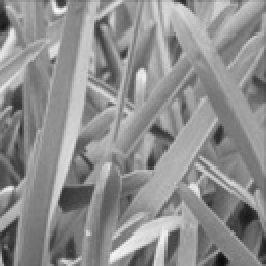
%> input picture HW2- Spatial Filtering/2/code/grass.png, 133 x 133 px (shown 2 times larger)
$ octave myMainScript.m   (GNU Octave 9; MATLAB toolbox functions it lacks are replaced by stand-ins)
%> lines starting %> are read from the running program, lines starting %| are printed output that depends on the picture
### HW2- Spatial Filtering/2/code/myBilateralFiltering.m
% Author - Aakash
% Question 2)

%% myBilateralFiltering
function [output,spatialimg,noisyimg,RMSD] = myBilateralFiltering(img,mu_n,sigma_n,window_size,sigma_s,sigma_i)
%> called with mu_n = 0, sigma_n = 0.05, window_size = 3, sigma_s = 0.9, sigma_i = 0.15

    [d1,d2,d3] = size(img);
%> d1 = 133; d2 = 133; d3 = 1

    %% Adding Noise

    noise = mu_n + (sigma_n)*randn(d1);

    noisyimg = img + noise;
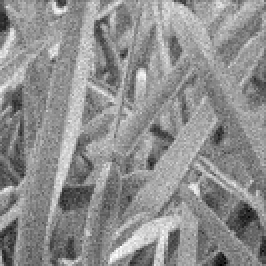
%> noisyimg: size 133x133 double (shown 2 times larger); min -0.0516, max 1.03, mean 0.557; drawn with min black and max white

    %% Bilateral Filtering

    output = zeros(size(noisyimg));

    % Domain filter

    [x, y] = meshgrid(-window_size:window_size,-window_size:window_size);

    spatial_filter=exp(-(x.^2+y.^2)/(2*sigma_s^2))/(sqrt(2*pi*(sigma_s^2)));

    spatialimg = mat2gray(spatial_filter);

    % Intensity filter

    for i=1:d1
        for j=1:d2

            I = noisyimg(i,j);

            %Adjusting the window size
            xmin = max(i-window_size,1);
            xmax = min(i+window_size,d1);
            ymin = max(j-window_size,1);
            ymax = min(j+window_size,d2);

            I_window = noisyimg(xmin:xmax,ymin:ymax);

            intensity_filter = exp(-double(I_window - I).^2/(2*sigma_i^2))/(sqrt(2*pi*(sigma_i^2)));

            BilateralFilter = intensity_filter.*spatial_filter((xmin:xmax)-i+window_size+1,(ymin:ymax)-j+window_size+1);

            norm = sum(sum(BilateralFilter));

            output(i,j) = sum(sum(BilateralFilter.*double(I_window)))/norm;
        end
    end

    %% RMS difference

    difference = output - img;
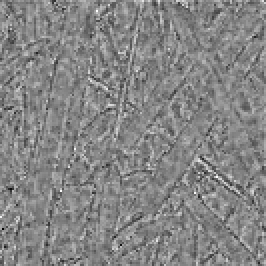
%> difference: size 133x133 double (shown 2 times larger); min -0.171, max 0.155, mean -0.000542; drawn with min black and max white
    RMSD = sum(sum(sqrt((difference.^2)/(d1*d2))));
%> RMSD = 3.11

    noisyimg = im2uint8(noisyimg);
%> noisyimg: size 133x133 uint8
    output = im2uint8(output);
%> output: size 133x133 uint8

end

### HW2- Spatial Filtering/2/code/myMainScript.m
%% MyMainScript

tic;
%% Q2)
%% Reading the image
%% Grass Image
img1 = im2double(imread('grass.png'));

mu_n1 = 0;
sigma_n1 = 0.05;

window_size1 = 3;

sigma_s1 = 0.9;
% sigma_s1 = 0.9*0.9;
% sigma_s1 = 1.1*0.9;

sigma_i1 = 0.15;
% sigma_i1 = 0.15*0.9;
% sigma_i1 = 0.15*1.1;

[output1,spatialimg1,noisyimg1,RMSD1] = myBilateralFiltering(img1,mu_n1,sigma_n1,window_size1,sigma_s1,sigma_i1);
%> spatialimg1 = [0 0.000312 0.00207 0.00385 0.00207 0.000312 0; 0.000312 0.00715 0.0457 0.0846 0.0457 0.00715 0.000312; 0.00207 0.0457 0.291 0.539 0.291 0.0457 0.00207; 0.00385 0.0846 0.539 1 0.539 0.0846 0.00385; 0.00207 0.0457 0.291 0.539 0.291 0.0457 0.00207; 0.000312 0.00715 0.0457 0.0846 0.0457 0.00715 0.000312; 0 0.000312 0.00207 0.00385 0.00207 0.000312 0]; RMSD1 = 3.11

img1 = im2uint8(img1);
%> img1 is the input picture: size 133x133 uint8; min 12, max 250, mean 142.3

%% HoneyComb Image
img2 = im2double(imread('honeyCombReal.png'));
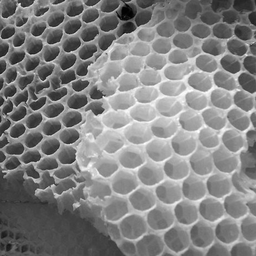
%> input picture HW2- Spatial Filtering/2/code/honeyCombReal.png, 256 x 256 px
%> img2: size 256x256 double; min 0.00392, max 1, mean 0.509

mu_n2 = 0;
sigma_n2 = 0.05;

window_size2 = 3;

sigma_s2 = 0.81;
% sigma_s2 = 0.81*0.9;
% sigma_s2 = 0.81*1.1;

sigma_i2 = 0.15;
% sigma_i2 = 0.15*0.9;
% sigma_i2 = 0.15*1.1;

[output2,spatialimg2,noisyimg2,RMSD2] = myBilateralFiltering(img2,mu_n2,sigma_n2,window_size2,sigma_s2,sigma_i2);
%> call 2 of myBilateralFiltering, with mu_n = 0, sigma_n = 0.05, window_size = 3, sigma_s = 0.81, sigma_i = 0.15
%> in myBilateralFiltering (call 2), `noisyimg = img + noise;`:
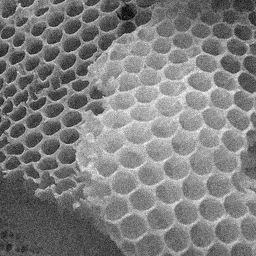
%> noisyimg: size 256x256 double; min -0.0874, max 1.11, mean 0.508; drawn with min black and max white
%> in myBilateralFiltering (call 2), `difference = output - img;`:
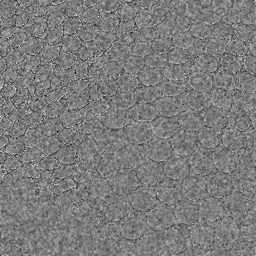
%> difference: size 256x256 double; min -0.179, max 0.187, mean -0.000357; drawn with min black and max white
%> in myBilateralFiltering (call 2), `RMSD = sum(sum(sqrt((difference.^2)/(d1*d2))));`: RMSD = 5.71
%> spatialimg2 = [0 4.87e-05 0.000489 0.00105 0.000489 4.87e-05 0; 4.87e-05 0.00225 0.0221 0.0474 0.0221 0.00225 4.87e-05; 0.000489 0.0221 0.218 0.467 0.218 0.0221 0.000489; 0.00105 0.0474 0.467 1 0.467 0.0474 0.00105; 0.000489 0.0221 0.218 0.467 0.218 0.0221 0.000489; 4.87e-05 0.00225 0.0221 0.0474 0.0221 0.00225 4.87e-05; 0 4.87e-05 0.000489 0.00105 0.000489 4.87e-05 0]; RMSD2 = 5.71

img2 = im2uint8(img2);
%> img2 is the input picture: size 256x256 uint8; min 1, max 255, mean 129.7

%% Barbara Image
img_struct = load('barbara','imageOrig');
img3 = im2double(mat2gray(img_struct.imageOrig));

mu_n3 = 0;
sigma_n3 = 0.05;

window_size3 = 5;

sigma_s3 = 1.3;
% sigma_s3 = 1.3*0.9;
% sigma_s3 = 1.3*1.1;

sigma_i3 = 0.10935;
% sigma_i3 = 0.10935*0.9;
% sigma_i3 = 0.10935*1.1;

[output3,spatialimg3,noisyimg3,RMSD3] = myBilateralFiltering(img3,mu_n3,sigma_n3,window_size3,sigma_s3,sigma_i3);
%> (the run ends here)
